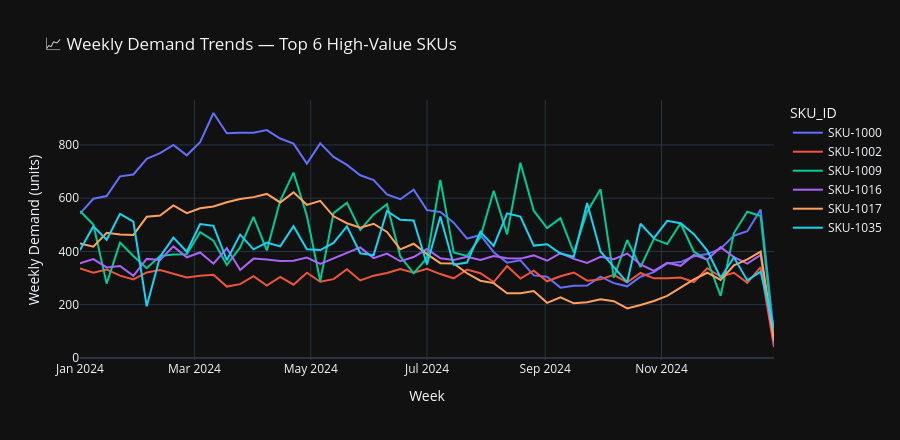

The cell this chart's notebook holds for it:
### Markdown cell above
## 📈 Section 4 — Demand Forecasting & Trend Analysis

### Code cell
# ── TOP 6 HIGH-VALUE SKUs by demand × unit cost ───────────
skus['Value_Score'] = skus['Annual_Demand'] * skus['Unit_Cost']
top6 = skus.nlargest(6, 'Value_Score')['SKU_ID'].tolist()

top6_weekly = weekly[weekly['SKU_ID'].isin(top6)]

fig = px.line(
    top6_weekly,
    x='Week_Start',
    y='Demand',
    color='SKU_ID',
    title='📈 Weekly Demand Trends — Top 6 High-Value SKUs',
    labels={'Demand': 'Weekly Demand (units)', 'Week_Start': 'Week'},
)
fig.update_layout(template='plotly_dark', height=440)
fig.show()
